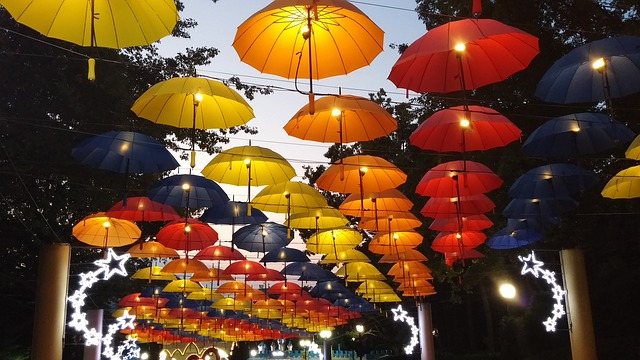
%> input picture Assignment 1/umbrellas.jpg, 640 x 360 px
$ octave exercise1_assignment1.m   (GNU Octave 9; MATLAB toolbox functions it lacks are replaced by stand-ins)
%> lines starting %> are read from the running program, lines starting %| are printed output that depends on the picture; in (x1, y1, x2, y2) boxes, pixels count from 0 and x2, y2 are one past the last pixel; in counts of white or black regions, pixels touching at a corner belong together; the program's own positions count from 1
% Author: Mattia Limone
% Change the current folder to m file one
if(~isdeployed)
	cd(fileparts(which(mfilename)));
end
clc;	% Clear command window.
clear;	% Delete all variables.
close all;	% Close all figure windows except those created by imtool.
imtool close all;	% Close all figure windows created by imtool.
workspace;	% Make sure the workspace panel is showing.

A = imread('umbrellas.jpg'); %Read image and converting to matrix
%> A is the input picture: size 360x640x3 uint8; mean R, G, B 105.2, 72.9, 47.4

figure(1) %Subplot to compare them
subplot(1,2,1); imshow(A); title('IMSHOW'); %Imshow command
subplot(1,2,2); imagesc(A); title('IMAGESC'); %Imagesc command

Ad = double(A); % division operation not defined for uint8
[h,w,d] = size(A) % output the size of the image
%> h = 360; w = 640; d = 3
A_gray = uint8((Ad(:,:,1) + Ad(:,:,2) + Ad(:,:,3)) / 3.0);

figure(2);imshow(A_gray); title('GRAY SCALE'); %Show gray scale

figure(3)
subplot(1,3,1); subimage(A_gray,jet); title('JET COLORMAP');%JET COLORMAP
%> after `subimage(A_gray,jet)`:
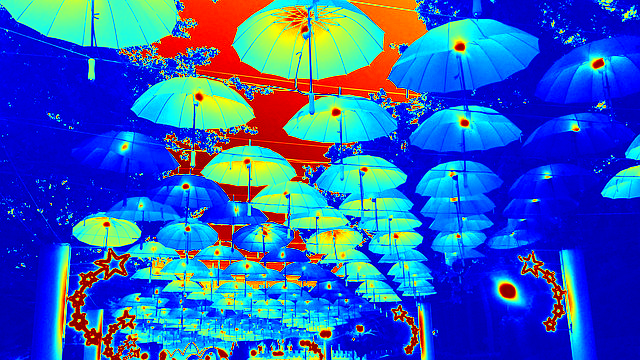
%> displayed picture: size 360x640x3, on the screen's scale of 0 to 255; mean R, G, B 46.4, 93.8, 186.7
subplot(1,3,2); subimage(A_gray,bone); title('BONE COLORMAP');%BONE COLORMAP
subplot(1,3,3); subimage(A_gray,gray); title('GRAY COLORMAP');%GRAY COLORMAP
%> after `title('GRAY COLORMAP')`:
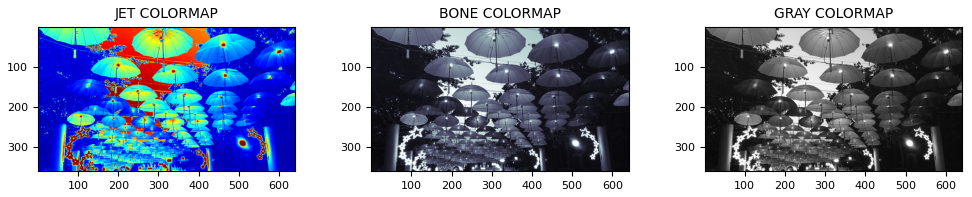
%> figure redrawn from the program's plot data, 3 panels

h1 = (h/2); %Calculate half height
%> h1 = 180
w1 = (w/2); %Calculate half width
%> w1 = 320

%SINCE THE IMAGE IS CONVERTED TO A MATRIX WITH imread THERE IS NO NEED
%TO USE OTHER VARIABLES TO CROP IT, IT IS EASIER TO USE MATRIX PROPERTY
figure(4); imshow(A(1:h1,1:w1,:)); title('CROPPED IMAGE');
%> after `imshow(A(1:h1,1:w1,:))`:
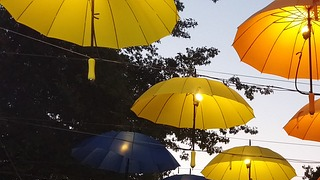
%> displayed picture: size 180x320x3, on the screen's scale of 0 to 255; mean R, G, B 129.9, 109.3, 64

A2 = A; %Saving a copy to change blue channel
A2(1:h1,1:w1,3) = 0; %Changing the blue channel of the cropped part in the original image to 0
figure(5); imshow(A2); title('CROPPED PART WITH BLUE CHANNEL AT 0');

B = A(1:h1,1:w1,:); %Isolating the cropped part
B = rgb2gray(B); %Grayscale of the cropped part
B = 255 - B; %Negative grayscale of the croppedpart
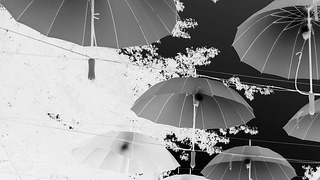
%> B: size 180x320 uint8; min 0, max 255, mean 144.7

A(1:h1,1:w1,1) = B; %Copying value into red channel
A(1:h1,1:w1,2) = B; %Copying value into green channel
A(1:h1,1:w1,3) = B; %Copying value into blu channel
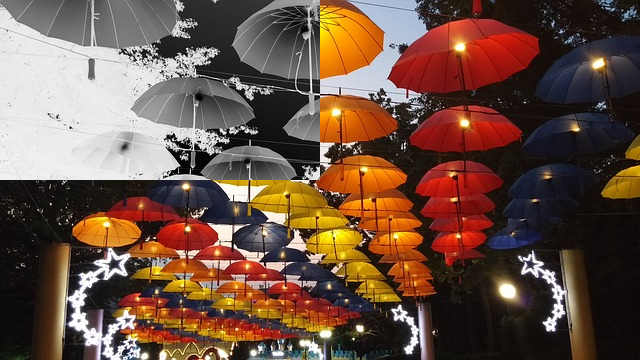
%> A: size 360x640x3 uint8; mean R, G, B 108.9, 81.7, 67.6
figure(6); imshow(A); title('COMPLEMENTARY OF GRAYSCALE CROPPED IMAGE');


A_thr = A_gray > 150; % elements with value > 150 are set to 1, others to 0
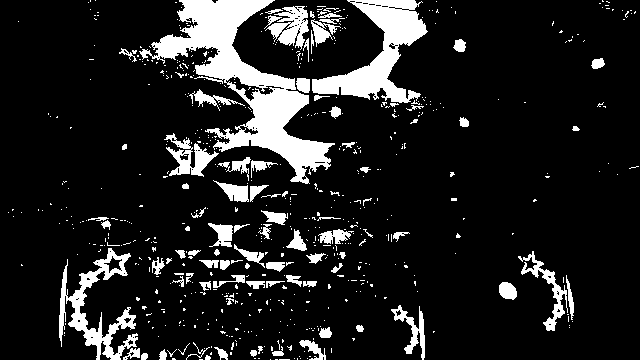
%> A_thr: size 360x640 logical; 13% white; 617 white regions (526 under 20 px), largest, box (x1, y1, x2, y2) and area: (139, 0, 335, 184) 10075, (312, 0, 428, 103) 4646, (59, 248, 138, 360) 2655
figure(7); imagesc(A_thr); colormap(gray); title('Thresholded binary image'); %changing colormap


ADOUBLE = im2double(imread('umbrellas.jpg'));%Convert the umbrellas to double
GRAYDOUBLE = rgb2gray(ADOUBLE); %Convert to grayscale
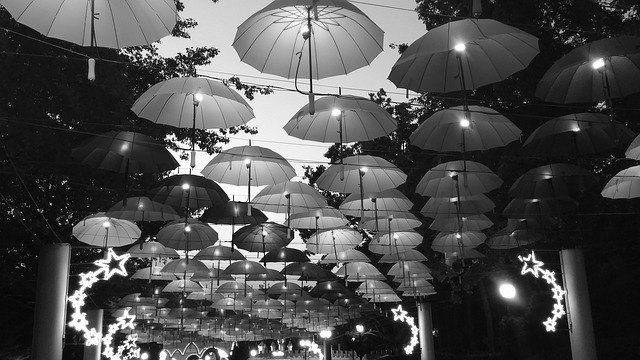
%> GRAYDOUBLE: size 360x640 double; min 0, max 1, mean 0.312
GRAYDOUBLE64 = GRAYDOUBLE/4; %Changing grayscale to 64-0 (256 levels/4)
GRAYDOUBLE64 = round(GRAYDOUBLE64,3); %Rounding the result to the nearest 3 decimal digits.

figure(8)
subplot(1,2,1); imshow(GRAYDOUBLE64); title('IMSHOW LV 0-64');
subplot(1,2,2); imagesc(GRAYDOUBLE64); title('IMAGESC LV 0-64'); colormap(gray);
